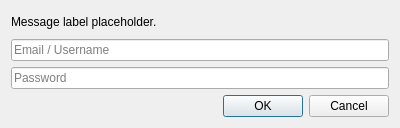
<?xml version="1.0" encoding="UTF-8"?>
<ui version="4.0">
 <class>EditAccountDialog</class>
 <widget class="QDialog" name="EditAccountDialog">
  <property name="geometry">
   <rect>
    <x>0</x>
    <y>0</y>
    <width>400</width>
    <height>128</height>
   </rect>
  </property>
  <property name="windowTitle">
   <string>Dialog</string>
  </property>
  <layout class="QVBoxLayout" name="verticalLayout">
   <item>
    <widget class="QLabel" name="label">
     <property name="text">
      <string>Message label placeholder.</string>
     </property>
    </widget>
   </item>
   <item>
    <widget class="QLineEdit" name="userTextBox">
     <property name="placeholderText">
      <string>Email / Username</string>
     </property>
    </widget>
   </item>
   <item>
    <widget class="QLineEdit" name="passTextBox">
     <property name="echoMode">
      <enum>QLineEdit::Password</enum>
     </property>
     <property name="placeholderText">
      <string>Password</string>
     </property>
    </widget>
   </item>
   <item>
    <widget class="QDialogButtonBox" name="buttonBox">
     <property name="orientation">
      <enum>Qt::Horizontal</enum>
     </property>
     <property name="standardButtons">
      <set>QDialogButtonBox::Cancel|QDialogButtonBox::Ok</set>
     </property>
    </widget>
   </item>
  </layout>
 </widget>
 <resources/>
 <connections>
  <connection>
   <sender>buttonBox</sender>
   <signal>accepted()</signal>
   <receiver>EditAccountDialog</receiver>
   <slot>accept()</slot>
   <hints>
    <hint type="sourcelabel">
     <x>248</x>
     <y>254</y>
    </hint>
    <hint type="destinationlabel">
     <x>157</x>
     <y>274</y>
    </hint>
   </hints>
  </connection>
  <connection>
   <sender>buttonBox</sender>
   <signal>rejected()</signal>
   <receiver>EditAccountDialog</receiver>
   <slot>reject()</slot>
   <hints>
    <hint type="sourcelabel">
     <x>316</x>
     <y>260</y>
    </hint>
    <hint type="destinationlabel">
     <x>286</x>
     <y>274</y>
    </hint>
   </hints>
  </connection>
 </connections>
</ui>
